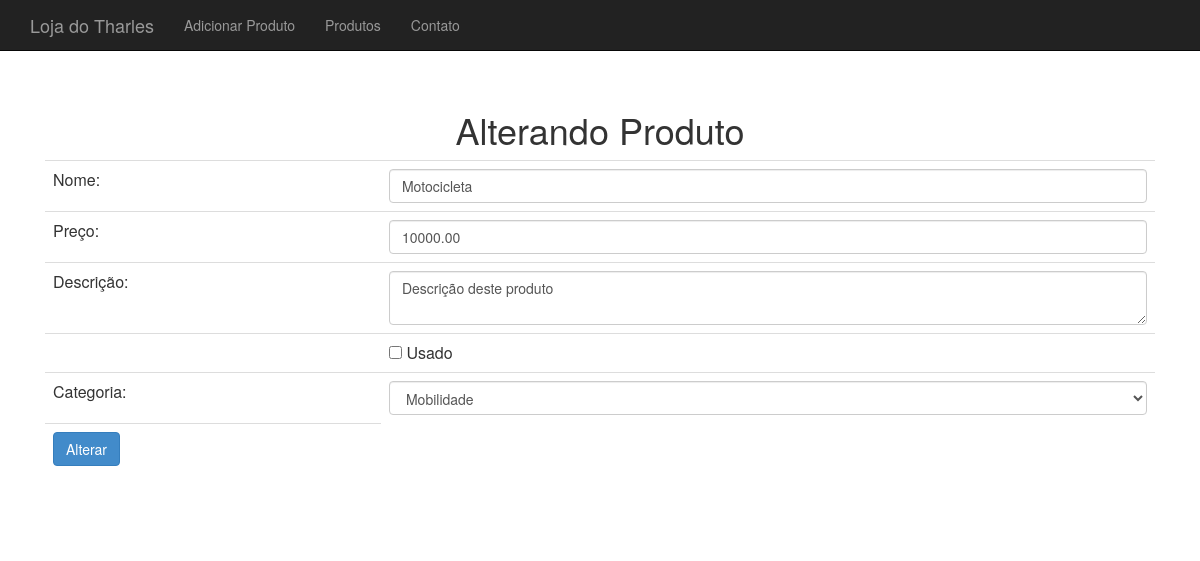
/produto-altera-formulario.php?id=2, run on the app's committed database.
### tables this page shows
CREATE TABLE `produtos` (
  `id` int(11) NOT NULL,
  `nome` varchar(255) DEFAULT NULL,
  `preco` decimal(10,2) DEFAULT NULL,
  `descricao` text,
  `categoria_id` int(11) DEFAULT NULL,
  `usado` tinyint(1) DEFAULT '0'
);

### banco-produto.php (called while the page is built, shortened)
<?php
function busca_produto($conexao, $id)
{
  $query = "SELECT * FROM produtos WHERE ID = {$id}";
  $resultado = mysqli_query($conexao, $query);
  return mysqli_fetch_assoc($resultado);
}

### banco-categoria.php (called while the page is built, shortened)
<?php
function lista_categorias($conexao) {
  $categorias = [];
  $query = "SELECT * FROM categorias";
  $resultado = mysqli_query($conexao, $query);
  while($categoria = mysqli_fetch_assoc($resultado)) {
    array_push($categorias, $categoria);
  }
  return $categorias;
}

### produto-formulario-base.php (the view)
<tr>
  <td>Nome:</td>
  <td><input class="form-control" type="text" id="nome" name="nome" value="<?= $produto['nome'] ?>"></td>
</tr>
<tr>
  <td>Preço:</td>
  <td><input class="form-control" type="number" id="preco" name="preco" value="<?= $produto['preco'] ?>"></td>
</tr>
<tr>
  <td>Descrição:</td>
  <td><textarea name="descricao" class="form-control"><?= $produto['descricao'] ?></textarea></td>
</tr>
<tr>
  <td></td>
  <td><input type="checkbox" name="usado" <?= $usado ?> value="true"> Usado</td>
</tr>
<tr>
  <td>Categoria:</td>
  <td>
    <select name="categoria_id" class="form-control">
      <?php foreach ($categorias as $categoria):
        $categoriaCorreta = $produto['categoria_id'] == $categoria[id];
        $selecao = $categoriaCorreta ? "selected='selected'" : "";
        ?>
        <option value="<?= $categoria['id'] ?> " <?= $selecao ?>>
          <?= $categoria['nome'] ?><br>
        </option>
      <?php endforeach; ?>
    </select>
  </td>
</tr>

### css/loja.css (style rules this page uses)
body { padding-top: 50px; }

### data on the page
produtos: nome "Motocicleta", preco "10000.00", descricao "Descrição deste produto"

### other printed values
form field categoria_id "Mobilidade"
